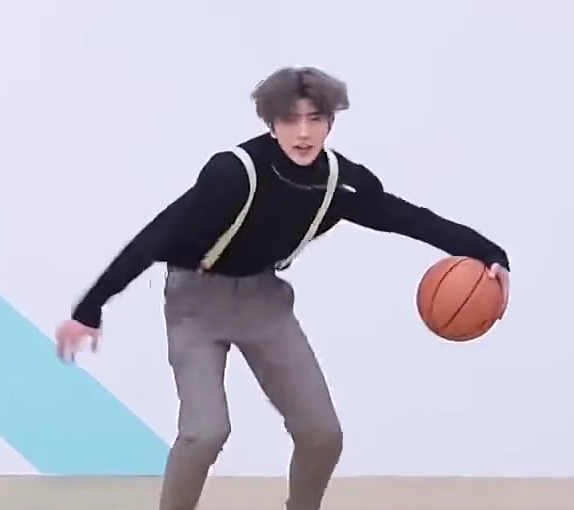
//> input picture 视频文件/framepart.png, 574 x 510 px, given in place of video.mp4, which was not available
$ ./main   (built with g++ and OpenCV 4)
//> lines starting //> are read from the running program, lines starting //| are printed output that depends on the picture; after the words box and inside, x2 and y2 are one past the last pixel; in counts of white or black regions, pixels touching at a corner belong together; pictures that were not available may be replaced by others from this repository, and a replacement may not be noted
#include <bits/stdc++.h>
#include <opencv2/opencv.hpp>
cv::Mat kernel=cv::getStructuringElement(cv::MORPH_RECT,cv::Size(3,3));

//颜色筛选
cv::Mat FindColours(const cv::Mat& Input){
    cv::Mat HSVInput,Output,Mask1,Mask2,Mask,OpenMat,CloseMat;

    cv::Scalar OrangeLower1(175,100,100);
    cv::Scalar OrangeUpper1(180,255,255);
    cv::Scalar OrangeLower2(1,90,90);
    cv::Scalar OrangeUpper2(7,255,255);

    cv::cvtColor(Input,HSVInput,cv::COLOR_BGR2HSV);
    cv::inRange(HSVInput,OrangeLower1,OrangeUpper1,Mask1);
    cv::inRange(HSVInput,OrangeLower2,OrangeUpper2,Mask2);
    cv::bitwise_or(Mask1,Mask2,Mask);

    cv::morphologyEx(Mask,OpenMat,cv::MORPH_OPEN,kernel);
    cv::morphologyEx(OpenMat,Output,cv::MORPH_CLOSE,kernel);

    return Output;
}

//连通域提取
int FindContours(const cv::Mat& Input,cv::Mat& Component,cv::Mat& results,cv::Mat& centers){      //输入：待处理图像（灰度）；输出：连通区域，参数，质心
    int num;
    num=cv::connectedComponentsWithStats(Input,Component,results,centers,8);

    return num;
}

//判断并输出圆
bool BoolCircle(int num,cv::Mat& Input,cv::Mat& results,cv::Mat& centers,cv::Point2f& point,double& radius){
    int result=-1;
    double best=0;
    bool found=false;

    for(int i=1;i<num;i++){
        if(results.at<int>(i,4)<200)continue;

        cv::Mat Component=(Input==i);

        std::vector<std::vector<cv::Point>> contours;
        cv::findContours(Component,contours,cv::RETR_EXTERNAL,cv::CHAIN_APPROX_SIMPLE);
        if(contours.empty())continue;
        double area=cv::contourArea(contours[0]);
        double perimeter=cv::arcLength(contours[0],true);
        double circularity=4*CV_PI*area/(perimeter*perimeter);

        if(circularity>0.8&&circularity>best){
            found=true;
            point.x=centers.at<double>(i,0);
            point.y=centers.at<double>(i,1);
            best=circularity;
            radius=std::sqrt(area/CV_PI);
        }
    }
    return found;
}

//图像矩
bool findcenter(const cv::Mat&Input,cv::Point2f& point,double& radius){
    cv::Mat Blur;
    cv::GaussianBlur(Input,Blur,cv::Size(5,5),0);
    cv::Moments m=cv::moments(Blur,true);
    if(m.m00<100)return false;
    point.x=m.m10/m.m00;
    point.y=m.m01/m.m00;
    radius=std::sqrt(m.m00/CV_PI);
    return true;
}

//卡尔曼滤波器
cv::Point2f KalmanTrack(cv::KalmanFilter& kf,const cv::Point2f& measurement,bool found,bool& initialized)
{
    static cv::Point2f last_measurement;

    // 1. 预测
    cv::Mat prediction=kf.predict();

    // 2. 如果检测到目标
    if(found)
    {
        if(!initialized)
        {
            // 初始化位置
            kf.statePost.at<float>(0)=measurement.x;
            kf.statePost.at<float>(1)=measurement.y;

            // 初始化速度（用上一帧估计）
            kf.statePost.at<float>(2)=measurement.x - last_measurement.x;
            kf.statePost.at<float>(3)=measurement.y - last_measurement.y;

            // 初始化加速度
            kf.statePost.at<float>(4)=0;
            kf.statePost.at<float>(5)=0;

            initialized = true;
        }
        else
        {
            // 构造测量向量
            cv::Mat meas(2,1,CV_32F);
            meas.at<float>(0)=measurement.x;
            meas.at<float>(1)=measurement.y;

            // 卡尔曼校正
            kf.correct(meas);
        }

        last_measurement=measurement;
    }

    // 3. 返回当前状态（校正后的）
    cv::Point2f state;
    state.x=kf.statePost.at<float>(0);
    state.y=kf.statePost.at<float>(1);

    float vx=kf.statePost.at<float>(2);
    float vy=kf.statePost.at<float>(3);

    //预测强度
    float PredictGain=0.5;

    //前向预测
    state.x+=vx*PredictGain;
    state.y+=vy*PredictGain;

    return state;
}
//---------------------------main-------------------------------------------
int main(){
    //获取文件
    cv::VideoCapture cap("../视频文件/video.mp4");
    if (!cap.isOpened()){
            std::cout<<"视频未成功加载"<<std::endl;
            return -1;
        }else{
            std::cout<<"视频成功加载"<<std::endl;
        }
    cv::Mat original,gray,OrangeMat,CannyMat,Component,results,centers;
    cv::Point2f measurement,predict;
    bool found=false,firstfound=false;
    int num=0,LostFrames=0;
    const int MAX_LOST=10;
    double radius;

    //设置视频参数
    int fps=cap.get(cv::CAP_PROP_FPS);
    int width=cap.get(cv::CAP_PROP_FRAME_WIDTH);
    int height=cap.get(cv::CAP_PROP_FRAME_HEIGHT);
    std::string filename="output.mp4";

    //定义编码格式 (FourCC)
    int fourcc=cv::VideoWriter::fourcc('m','p','4','v'); // 对应 mp4v

    //创建 VideoWriter 对象
    cv::VideoWriter writer;
    writer.open(filename,fourcc,fps,cv::Size(width,height));

    //检查是否成功打开
    if (!writer.isOpened()){
        std::cerr<<"错误：无法创建视频文件！"<<std::endl;
        return -1;
    }

    //-----------------卡尔曼滤波---------------------
        cv::KalmanFilter kf(4,2,0);

        double dt=1.0f/fps;
        // 状态转移矩阵
        kf.transitionMatrix=(cv::Mat_<float>(4,4)<<
        1,0,dt,0,
        0,1,0 ,dt,
        0,0,1 ,0 ,
        0,0,0 ,1 );

        // 测量矩阵
        kf.measurementMatrix=cv::Mat::zeros(2,4,CV_32F);
        kf.measurementMatrix.at<float>(0,0)=1;
        kf.measurementMatrix.at<float>(1,1)=1;

        // 噪声矩阵
        setIdentity(kf.processNoiseCov,cv::Scalar::all(5));
        setIdentity(kf.measurementNoiseCov,cv::Scalar::all(0.5));
        setIdentity(kf.errorCovPost,cv::Scalar::all(1));

        kf.statePost=cv::Mat::zeros(4,1,CV_32F);

    //---------------------------------------------

    //帧处理
    while(true){
        //预处理
        cv::Mat frame;
        cap>>frame;
//> frame is the input picture: 510 rows x 574 cols, CV_8UC3; mean B, G, R 203.2, 188.6, 189.2
        if(frame.empty())break;

        OrangeMat=FindColours(frame);
//> in FindColours, `cv::cvtColor(Input,HSVInput,cv::COLOR_BGR2HSV);`: HSVInput: 510 rows x 574 cols, CV_8UC3; mean H, S, V 114.7, 31.9, 206.3
//> in FindColours, `cv::inRange(HSVInput,OrangeLower1,OrangeUpper1,Mask1);`:
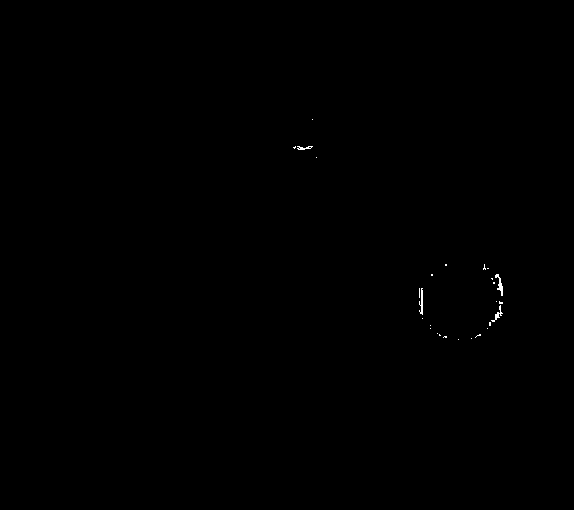
//> Mask1: 510 rows x 574 cols, CV_8UC1; 0.1% white in thin lines or dots, all inside (x1, y1, x2, y2) = (293, 119, 503, 340)
//> in FindColours, `cv::inRange(HSVInput,OrangeLower2,OrangeUpper2,Mask2);`:
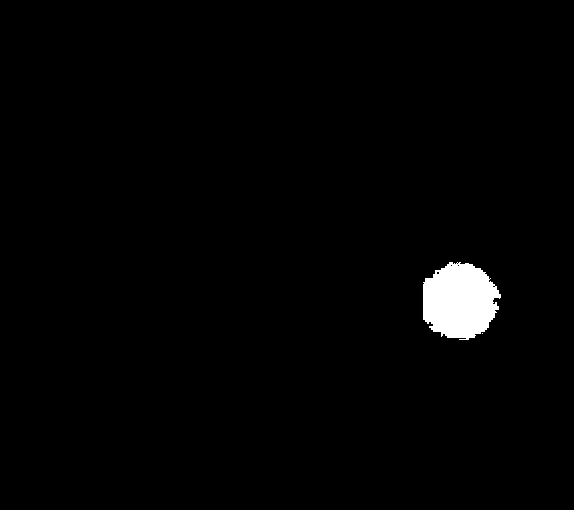
//> Mask2: 510 rows x 574 cols, CV_8UC1; 1.6% white; 2 white regions (1 under 20 px), largest, box (x1, y1, x2, y2) and area: (423, 262, 501, 340) 4588
//> in FindColours, `cv::bitwise_or(Mask1,Mask2,Mask);`:
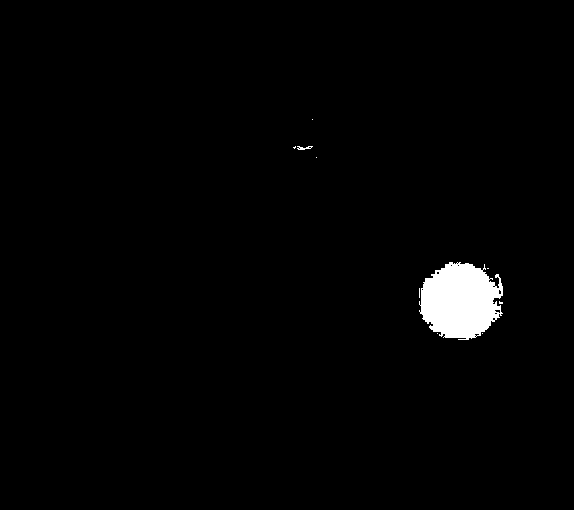
//> Mask: 510 rows x 574 cols, CV_8UC1; 1.7% white; 10 white regions (8 under 20 px), largest, box (x1, y1, x2, y2) and area: (419, 262, 503, 340) 4826, (297, 146, 313, 150) 36
//> in FindColours, `cv::morphologyEx(Mask,OpenMat,cv::MORPH_OPEN,kernel);`:
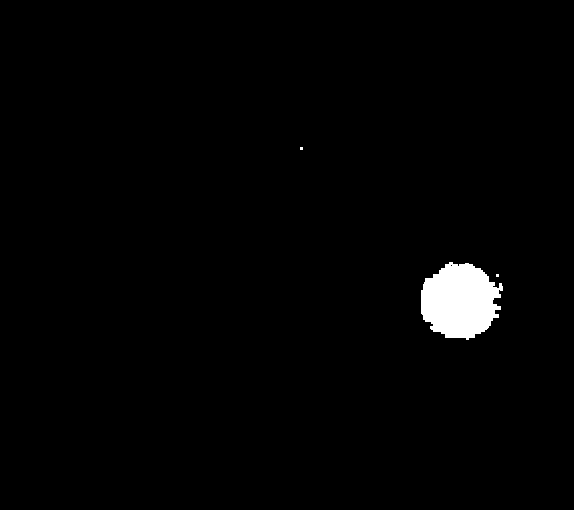
//> OpenMat: 510 rows x 574 cols, CV_8UC1; 1.6% white; 3 white regions (2 under 20 px), largest, box (x1, y1, x2, y2) and area: (421, 262, 503, 340) 4662
//> in FindColours, `cv::morphologyEx(Mask,OpenMat,cv::MORPH_OPEN,kernel);`: kernel = [[1, 1, 1], [1, 1, 1], [1, 1, 1]]
//> in FindColours, `cv::morphologyEx(OpenMat,Output,cv::MORPH_CLOSE,kernel);`: Output: 510 rows x 574 cols, CV_8UC1; 1.6% white; 3 white regions (2 under 20 px), largest, box (x1, y1, x2, y2) and area: (421, 262, 503, 340) 4674
        //num=FindContours(OrangeMat,Component,results,centers);
        //found=BoolCircle(num,Component,results,centers,measurement,radius);
        found=findcenter(OrangeMat,measurement,radius);
//> in findcenter, `cv::Moments m=cv::moments(Blur,true);`: m = moments, m00 5506, centre m10/m00, m01/m00 = (458.9, 299.1)
//> in findcenter, `point.x=m.m10/m.m00;`: point = Point(458.9, 0)
//> in findcenter, `point.y=m.m01/m.m00;`: point = Point(458.9, 299.1)
//> in findcenter, `radius=std::sqrt(m.m00/CV_PI);`: radius = 41.86
//> found = true; measurement = Point(458.9, 299.1); radius = 41.86

        std::cout<<found;
//| 1

        predict=KalmanTrack(kf,measurement,found,firstfound);
//> in KalmanTrack, `cv::Mat prediction=kf.predict();`: prediction = [0, 0, 0, 0]
//> in KalmanTrack, `kf.statePost.at<float>(0)=measurement.x;`: kf.statePost = [458.9, 0, 0, 0]
//> in KalmanTrack, `kf.statePost.at<float>(1)=measurement.y;`: kf.statePost = [458.9, 299.1, 0, 0]
//> in KalmanTrack, `kf.statePost.at<float>(2)=measurement.x - last_measurement.x;`: kf.statePost = [458.9, 299.1, 458.9, 0]
//> in KalmanTrack, `kf.statePost.at<float>(3)=measurement.y - last_measurement.y;`: kf.statePost = [458.9, 299.1, 458.9, 299.1]
//> in KalmanTrack, `last_measurement=measurement;`: last_measurement = Point(458.9, 299.1)
//> in KalmanTrack, `state.x=kf.statePost.at<float>(0);`: state = Point(458.9, 0)
//> in KalmanTrack, `state.y=kf.statePost.at<float>(1);`: state = Point(458.9, 299.1)
//> in KalmanTrack, `float vx=kf.statePost.at<float>(2);`: vx = 458.9
//> in KalmanTrack, `float vy=kf.statePost.at<float>(3);`: vy = 299.1
//> in KalmanTrack, `state.x+=vx*PredictGain;`: state = Point(688.3, 299.1)
//> in KalmanTrack, `state.y+=vy*PredictGain;`: state = Point(688.3, 448.6)
//> predict = Point(688.3, 448.6); firstfound = true

        //绘制并显示结果
        if(found){
            LostFrames=0;

            cv::circle(frame,measurement,radius,cv::Scalar(0,255,0),2);
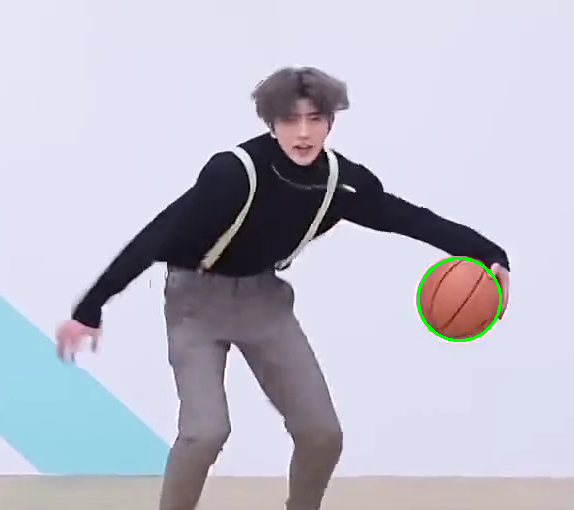
//> frame: 510 rows x 574 cols, CV_8UC3; 0.27% of pixels changed, all inside (x1, y1, x2, y2) = (417, 257, 502, 342)
            cv::circle(frame,predict,radius,cv::Scalar(0,0,255),2);
        }else{
            LostFrames++;
        }
        if(LostFrames>=MAX_LOST)firstfound=0;
        writer.write(frame);
        cv::imshow("predict",frame);
        if(cv::waitKey(30)==27)break;
//> the Esc key is pressed

    }
//> after the loop, radius = 41.86

    //释放资源
    writer.release();

    std::cout<<"视频已保存为"<<filename<<std::endl;

    return 0;
}
